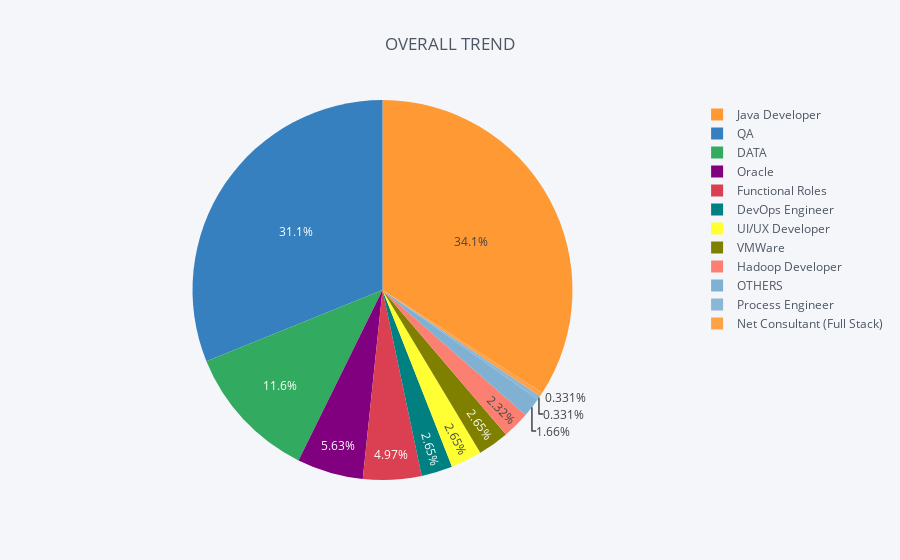
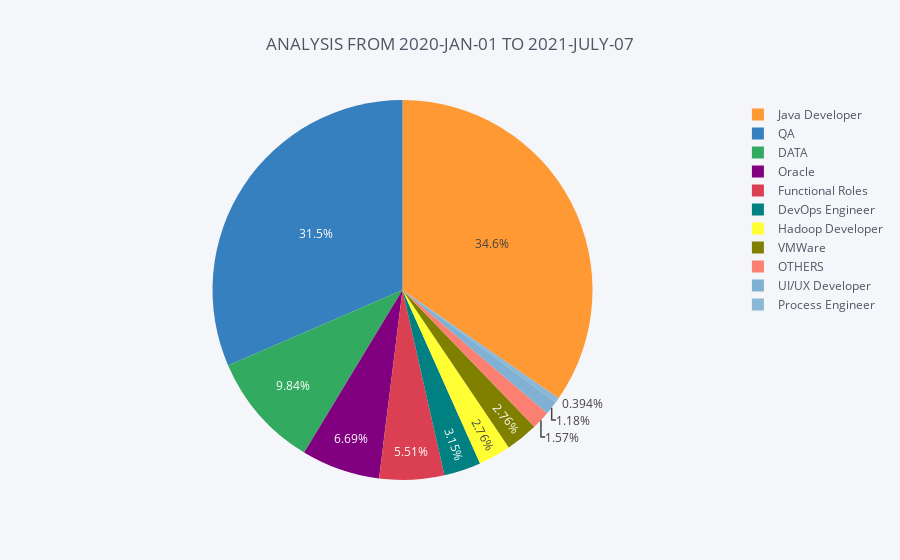

These figures' notebook cell, in order:
### Code cell
import cufflinks as cf

# Correct datatypes cufflinks does not support CategoryType so we make them strings and rebuild the dataframe. 
ppl  = pd.DataFrame(m).reset_index()
ppo = pd.DataFrame(n).reset_index()
ppl_pie = ppl.iplot(kind='pie', labels='index', values='Technology', title='OVERALL TREND')
ppo_pie = ppo.iplot(kind='pie', labels='index', values='Technology', title='ANALYSIS FROM 2020-JAN-01 TO 2021-JULY-07')

display(ppl_pie,ppo_pie)

### Figure 1 — Plotly figure (JSON) as saved in the notebook; plotly's stock layout.template omitted (floating-point values rounded to 4 significant figures)
{"data": [{"labels": ["Java Developer", "QA", "DATA", "Oracle", "Functional Roles", "DevOps Engineer", "UI/UX Developer", "VMWare", "Hadoop Developer", "OTHERS", "Process Engineer", "Net Consultant (Full Stack)"], "marker": {"colors": ["rgba(255, 153, 51, 1.0)", "rgba(55, 128, 191, 1.0)", "rgba(50, 171, 96, 1.0)", "rgba(128, 0, 128, 1.0)", "rgba(219, 64, 82, 1.0)", "rgba(0, 128, 128, 1.0)", "rgba(255, 255, 51, 1.0)", "rgba(128, 128, 0, 1.0)", "rgba(251, 128, 114, 1.0)", "rgba(128, 177, 211, 1.0)", "rgba(128, 177, 211, 0.8999999999999999)", "rgba(255, 153, 51, 0.8999999999999999)"]}, "name": "", "type": "pie", "values": [103, 94, 35, 17, 15, 8, 8, 8, 7, 5, 1, 1]}], "layout": {"legend": {"bgcolor": "#F5F6F9", "font": {"color": "#4D5663"}}, "paper_bgcolor": "#F5F6F9", "plot_bgcolor": "#F5F6F9", "title": "OVERALL TREND", "titlefont": {"color": "#4D5663"}}}

### Figure 2 — Plotly figure (JSON) as saved in the notebook; plotly's stock layout.template omitted (floating-point values rounded to 4 significant figures)
{"data": [{"labels": ["Java Developer", "QA", "DATA", "Oracle", "Functional Roles", "DevOps Engineer", "Hadoop Developer", "VMWare", "OTHERS", "UI/UX Developer", "Process Engineer"], "marker": {"colors": ["rgba(255, 153, 51, 1.0)", "rgba(55, 128, 191, 1.0)", "rgba(50, 171, 96, 1.0)", "rgba(128, 0, 128, 1.0)", "rgba(219, 64, 82, 1.0)", "rgba(0, 128, 128, 1.0)", "rgba(255, 255, 51, 1.0)", "rgba(128, 128, 0, 1.0)", "rgba(251, 128, 114, 1.0)", "rgba(128, 177, 211, 1.0)", "rgba(128, 177, 211, 0.8999999999999999)"]}, "name": "", "type": "pie", "values": [88, 80, 25, 17, 14, 8, 7, 7, 4, 3, 1]}], "layout": {"legend": {"bgcolor": "#F5F6F9", "font": {"color": "#4D5663"}}, "paper_bgcolor": "#F5F6F9", "plot_bgcolor": "#F5F6F9", "title": "ANALYSIS FROM 2020-JAN-01 TO 2021-JULY-07", "titlefont": {"color": "#4D5663"}}}
